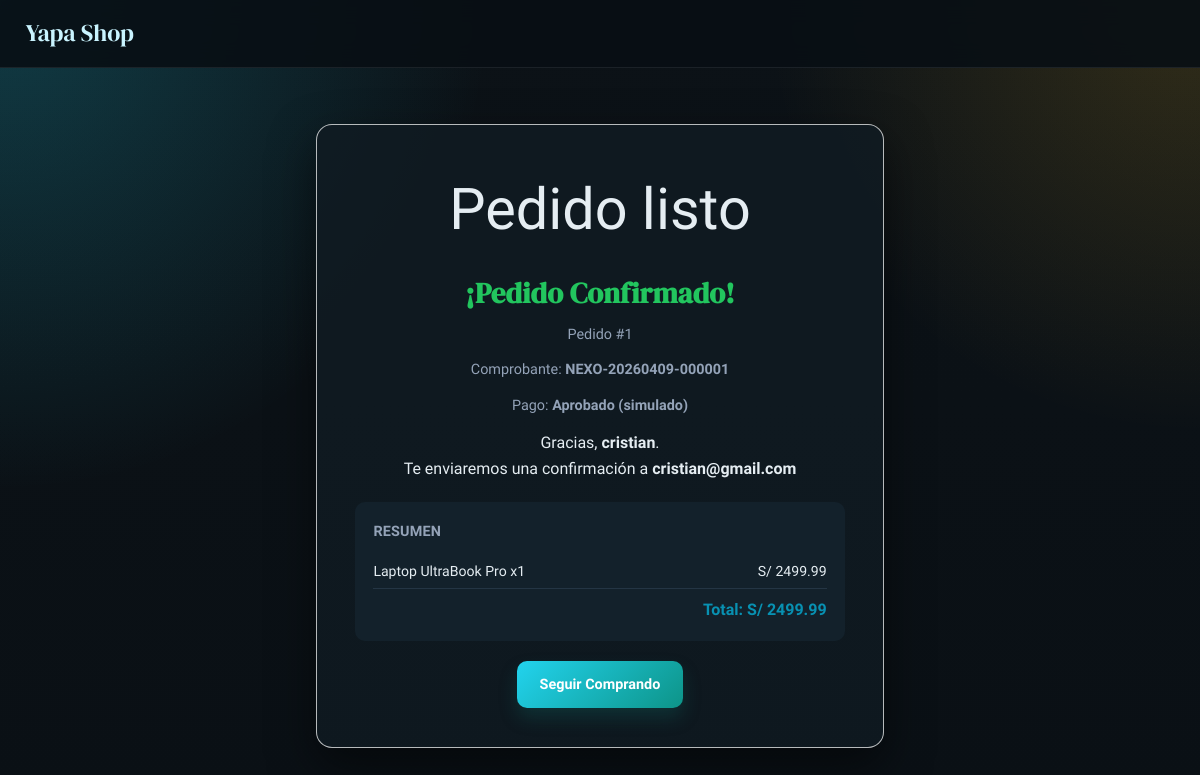
The page /store/order/1 on the database as committed earlier.
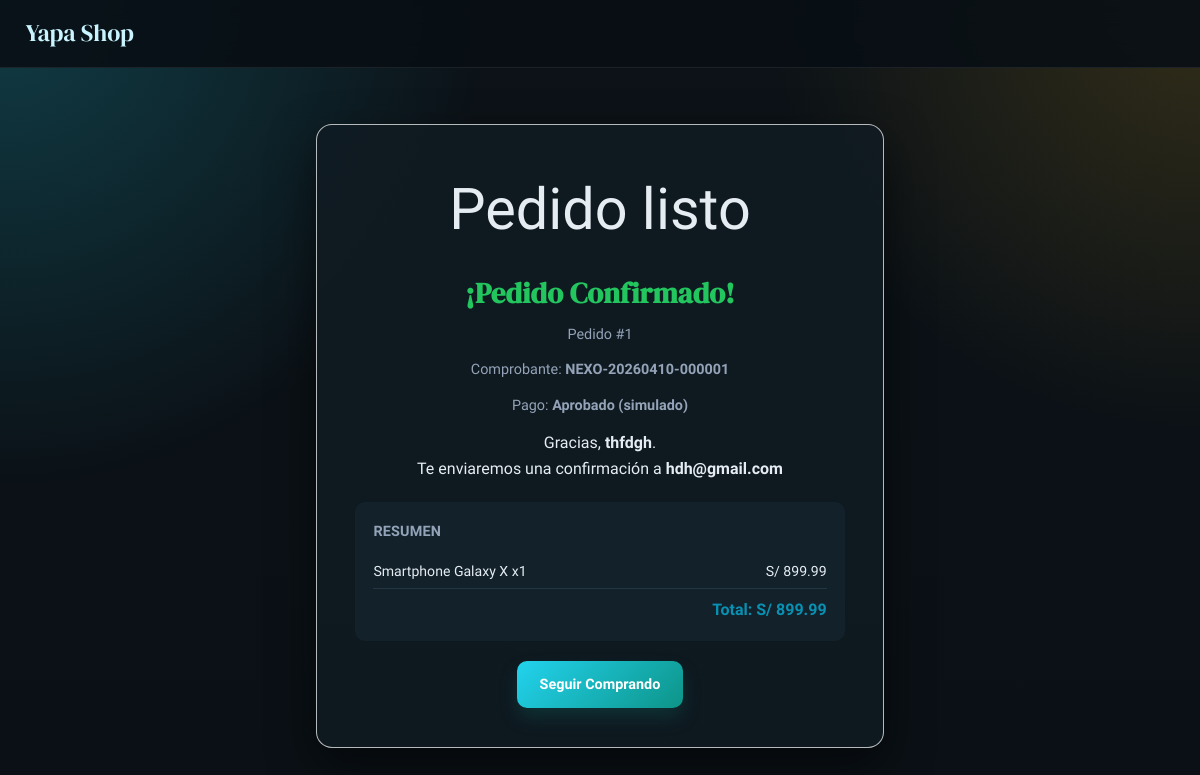
The same page on the database as committed later.
### models.py (models this page shows, shortened)
class Order(db.Model):
    __tablename__ = 'orders'
    id = db.Column(db.Integer, primary_key=True)
    session_id = db.Column(db.String(100), nullable=False)
    items_json = db.Column(db.Text, nullable=False, default='[]')  # JSON list of {product_id, qty, price}
    total = db.Column(db.Float, default=0.0)
    customer_name = db.Column(db.String(200), default='')
    customer_email = db.Column(db.String(200), default='')
    customer_address = db.Column(db.Text, default='')
    status = db.Column(db.String(50), default='pending')  # pending, confirmed, shipped, cancelled
    created_at = db.Column(db.DateTime, default=datetime.utcnow)
    @property
    def items(self):
        return json.loads(self.items_json)

### app.py (the view)
@app.route('/store/order/<int:order_id>')
def store_order_success(order_id):
    order = Order.query.get_or_404(order_id)
    receipt_code = generate_receipt_code(order)
    return render_template('store/order_success.html', order=order, receipt_code=receipt_code)

### app.py (called while the page is built, shortened)
def current_admin_user():
    return session.get('admin_user', 'anonymous')

def current_admin_role():
    return session.get('admin_role', 'guest')

def ensure_csrf_token():
    token = session.get('csrf_token')
    if not token:
        token = secrets.token_hex(16)
        session['csrf_token'] = token
    return token

@app.context_processor
def inject_session_context():
    return {
        'csrf_token': ensure_csrf_token(),
        'admin_role': current_admin_role(),
        'admin_user': current_admin_user(),
        'product_image_src': product_image_src,
        'product_image_proxy_src': product_image_proxy_src
    }

@app.before_request
def enforce_admin_csrf():
    return None

def generate_receipt_code(order):
    created_key = order.created_at.strftime('%Y%m%d') if order.created_at else datetime.utcnow().strftime('%Y%m%d')
    return f'NEXO-{created_key}-{order.id:06d}'

### templates/store/order_success.html (shortened to what this page needs)
<!DOCTYPE html>
<html lang="es">
<head>
    <link rel="stylesheet" href="{{ url_for('static', filename='css/style.css') }}">
</head>
<body class="store-page">
    <header class="store-header">
        <div class="header-inner">
            <a href="{{ url_for('store_home') }}" class="store-logo">Yapa Shop</a>
        </div>
    </header>
    <main class="success-page">
        <div class="success-container" id="order-success-container">
            <div class="success-icon">Pedido listo</div>
            <h1 id="order-success-title">¡Pedido Confirmado!</h1>
            <p class="order-id" id="order-id">Pedido #{{ order.id }}</p>
            <p class="order-id">Comprobante: <strong>{{ receipt_code }}</strong></p>
            <p class="order-id">Pago: <strong>Aprobado (simulado)</strong></p>
            <p>Gracias, <strong id="customer-name">{{ order.customer_name }}</strong>.</p>
            <p>Te enviaremos una confirmación a <strong id="customer-email">{{ order.customer_email }}</strong></p>
            <div class="order-summary" id="order-summary">
                <h2>Resumen</h2>
                {% for item in order.items %}
                <div class="order-item">
                    <span>{{ item.product_name }} x{{ item.qty }}</span>
                    <span>S/ {{ "%.2f"|format(item.price * item.qty) }}</span>
                </div>
                {% endfor %}
                <div class="order-total">
                    <strong>Total: S/ {{ "%.2f"|format(order.total) }}</strong>
                </div>
            </div>
            <div class="success-actions">
                <a href="{{ url_for('store_home') }}" class="btn btn-primary" id="btn-continue-shopping">Seguir Comprando</a>
            </div>
        </div>
    </main>
</body>
</html>

Rows that differ between the two databases and show on the page:
changed Order id 1: customer_name "cristian" → "thfdgh"; customer_email "cristian@gmail.com" → "hdh@gmail.com"; total "2499.99" → "899.99"
Other text that changed with them:
{{ receipt_code }}: "NEXO-20260409-000001" → "NEXO-20260410-000001"
new list line: "Smartphone Galaxy X x 1 S/ 899.99"
list line gone: "Laptop UltraBook Pro x 1 S/ 2499.99"
